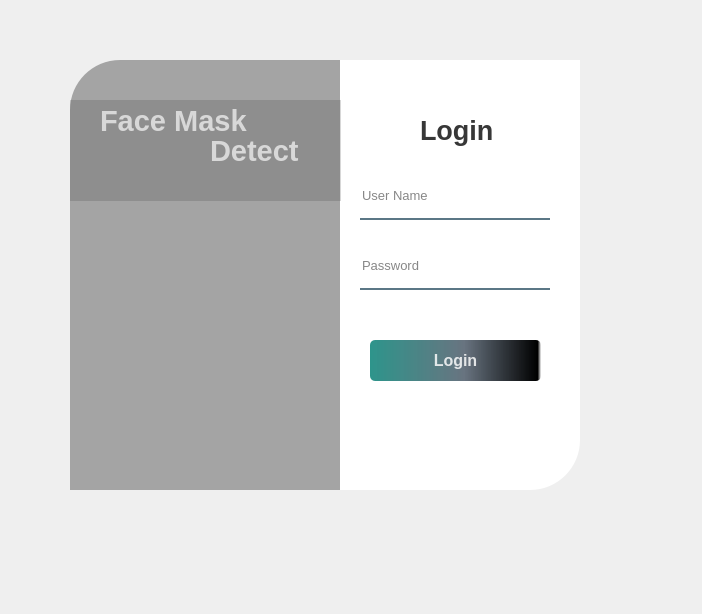
<?xml version="1.0" encoding="UTF-8"?>
<ui version="4.0">
 <class>Form</class>
 <widget class="QWidget" name="Form">
  <property name="geometry">
   <rect>
    <x>0</x>
    <y>0</y>
    <width>702</width>
    <height>614</height>
   </rect>
  </property>
  <property name="windowTitle">
   <string>Form</string>
  </property>
  <widget class="QWidget" name="widget" native="true">
   <property name="geometry">
    <rect>
     <x>30</x>
     <y>30</y>
     <width>591</width>
     <height>500</height>
    </rect>
   </property>
   <property name="styleSheet">
    <string notr="true">QPushButton#pushButton{
	background-color: qlineargradient(spread:pad, x1:0, y1:0, x2:1, y2:0, stop:0 rgba(11, 131, 120, 219), stop:0.55 rgba(85, 98, 112, 226), stop:0.98 rgba(0, 0, 0, 255), stop:1 rgba(0, 0, 0, 0));
	color:rgba(255,255,255,210);
	border-radius:5px;
}
QPushButton#pushButton:hover{
	background-color: qlineargradient(spread:pad, x1:0, y1:0, x2:1, y2:0, stop:0 rgba(150, 123, 111, 219), stop:0.55 rgba(85, 81, 84, 226), stop:0.98 rgba(0, 0, 0, 255), stop:1 rgba(0, 0, 0, 0));
}
QPushButton#pushButton:pressed{
	padding-left:5px;
	padding-top:5px;
	background-color:rgba(150,123,111,255);
}</string>
   </property>
   <widget class="QLabel" name="label">
    <property name="geometry">
     <rect>
      <x>40</x>
      <y>30</y>
      <width>280</width>
      <height>430</height>
     </rect>
    </property>
    <property name="styleSheet">
     <string notr="true">border-image: url(:/images/Picture/mask2.jpg);
border-top-left-radius:50px</string>
    </property>
    <property name="text">
     <string/>
    </property>
   </widget>
   <widget class="QLabel" name="label_2">
    <property name="geometry">
     <rect>
      <x>40</x>
      <y>30</y>
      <width>280</width>
      <height>430</height>
     </rect>
    </property>
    <property name="styleSheet">
     <string notr="true">background-color:rgba(0,0,0,80);
border-top-left-radius:50px;</string>
    </property>
    <property name="text">
     <string/>
    </property>
   </widget>
   <widget class="QLabel" name="label_3">
    <property name="geometry">
     <rect>
      <x>310</x>
      <y>30</y>
      <width>240</width>
      <height>430</height>
     </rect>
    </property>
    <property name="styleSheet">
     <string notr="true">background-color:rgba(255,255,255,255);
border-bottom-right-radius:50px;</string>
    </property>
    <property name="text">
     <string/>
    </property>
   </widget>
   <widget class="QLabel" name="label_4">
    <property name="geometry">
     <rect>
      <x>390</x>
      <y>80</y>
      <width>100</width>
      <height>40</height>
     </rect>
    </property>
    <property name="font">
     <font>
      <pointsize>20</pointsize>
      <weight>75</weight>
      <bold>true</bold>
     </font>
    </property>
    <property name="styleSheet">
     <string notr="true">color:rgba(0,0,0,200);</string>
    </property>
    <property name="text">
     <string>Login</string>
    </property>
   </widget>
   <widget class="QLineEdit" name="lineEdit">
    <property name="geometry">
     <rect>
      <x>330</x>
      <y>150</y>
      <width>190</width>
      <height>40</height>
     </rect>
    </property>
    <property name="font">
     <font>
      <pointsize>10</pointsize>
     </font>
    </property>
    <property name="styleSheet">
     <string notr="true">background-color:rgba(0,0,0,0);
border:none;
border-bottom: 2px solid rgba(46,82,101,200);
color:rgba(0,0,0,240);
padding-bottom:7px;</string>
    </property>
    <property name="placeholderText">
     <string>User Name</string>
    </property>
   </widget>
   <widget class="QLineEdit" name="lineEdit_2">
    <property name="geometry">
     <rect>
      <x>330</x>
      <y>220</y>
      <width>190</width>
      <height>40</height>
     </rect>
    </property>
    <property name="font">
     <font>
      <pointsize>10</pointsize>
     </font>
    </property>
    <property name="styleSheet">
     <string notr="true">background-color:rgba(0,0,0,0);
border:none;
border-bottom: 2px solid rgba(46,82,101,200);
color:rgba(0,0,0,240);
padding-bottom:7px;</string>
    </property>
    <property name="echoMode">
     <enum>QLineEdit::Password</enum>
    </property>
    <property name="placeholderText">
     <string>Password</string>
    </property>
   </widget>
   <widget class="QPushButton" name="pushButton">
    <property name="geometry">
     <rect>
      <x>340</x>
      <y>310</y>
      <width>171</width>
      <height>41</height>
     </rect>
    </property>
    <property name="font">
     <font>
      <pointsize>12</pointsize>
      <weight>75</weight>
      <bold>true</bold>
     </font>
    </property>
    <property name="text">
     <string>Login</string>
    </property>
   </widget>
   <widget class="QLabel" name="label_5">
    <property name="geometry">
     <rect>
      <x>40</x>
      <y>70</y>
      <width>271</width>
      <height>101</height>
     </rect>
    </property>
    <property name="styleSheet">
     <string notr="true">background-color:rgba(50,50,50,50);</string>
    </property>
    <property name="text">
     <string/>
    </property>
   </widget>
   <widget class="QLabel" name="label_6">
    <property name="geometry">
     <rect>
      <x>70</x>
      <y>70</y>
      <width>151</width>
      <height>41</height>
     </rect>
    </property>
    <property name="font">
     <font>
      <pointsize>22</pointsize>
      <weight>75</weight>
      <bold>true</bold>
     </font>
    </property>
    <property name="styleSheet">
     <string notr="true">color:rgba(225,225,225,225);</string>
    </property>
    <property name="text">
     <string>Face Mask</string>
    </property>
   </widget>
   <widget class="QLabel" name="label_7">
    <property name="geometry">
     <rect>
      <x>180</x>
      <y>100</y>
      <width>101</width>
      <height>41</height>
     </rect>
    </property>
    <property name="font">
     <font>
      <pointsize>22</pointsize>
      <weight>75</weight>
      <bold>true</bold>
     </font>
    </property>
    <property name="styleSheet">
     <string notr="true">color:rgba(225,225,225,225);</string>
    </property>
    <property name="text">
     <string>Detect</string>
    </property>
   </widget>
  </widget>
 </widget>
 <resources>
  <include location="res.qrc"/>
 </resources>
 <connections/>
</ui>
